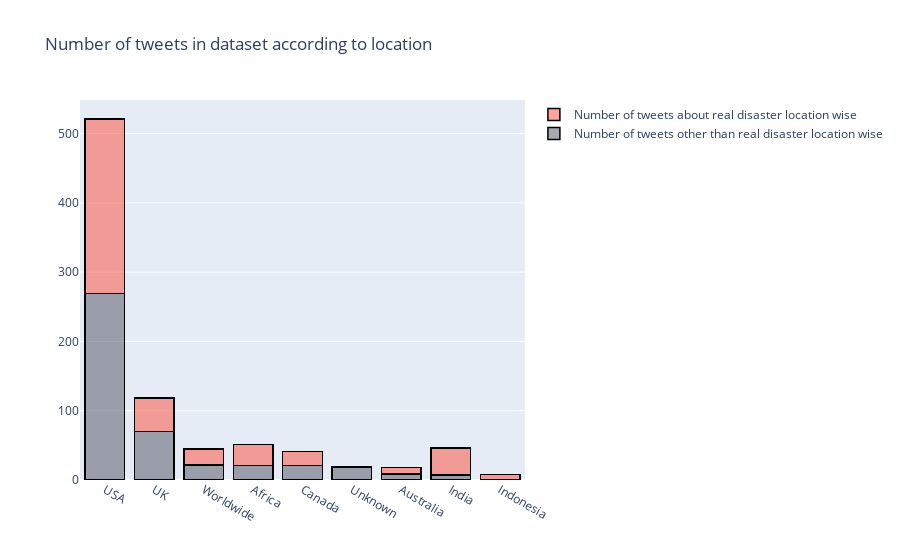

This figure's notebook cell:
### Markdown cell above
Number of tweets according to location per class (0 or1)¶

### Code cell
train1_df = train[train["target"]==1]
train0_df = train[train["target"]==0]
cnt_1 = train1_df['location'].value_counts()
cnt_1.reset_index()
cnt_1 = cnt_1[:8,]

cnt_0 = train0_df['location'].value_counts()
cnt_0.reset_index()
cnt_0 = cnt_0[:8,]

trace1 = go.Bar(
                x = cnt_1.index,
                y = cnt_1.values,
                name = "Number of tweets about real disaster location wise",
                marker = dict(color = 'rgba(255, 74, 55, 0.5)',
                             line=dict(color='rgb(0,0,0)',width=1.5)),
                )
trace0 = go.Bar(
                x = cnt_0.index,
                y = cnt_0.values,
                name = "Number of tweets other than real disaster location wise",
                marker = dict(color = 'rgba(79, 82, 97, 0.5)',
                             line=dict(color='rgb(0,0,0)',width=1.5)),
                )


data = [trace0,trace1]
layout = go.Layout(barmode = 'stack',title = 'Number of tweets in dataset according to location')
fig = go.Figure(data = data, layout = layout)
py.iplot(fig)

### Figure 1 — Plotly figure (JSON) as saved in the notebook; plotly's stock layout.template omitted (floating-point values rounded to 4 significant figures)
{"data": [{"marker": {"color": "rgba(79, 82, 97, 0.5)", "line": {"color": "rgb(0,0,0)", "width": 1.5}}, "name": "Number of tweets other than real disaster location wise", "type": "bar", "x": ["USA", "UK", "Worldwide", "Africa", "Canada", "Unknown", "Australia", "India"], "y": [269, 70, 22, 21, 21, 19, 9, 7]}, {"marker": {"color": "rgba(255, 74, 55, 0.5)", "line": {"color": "rgb(0,0,0)", "width": 1.5}}, "name": "Number of tweets about real disaster location wise", "type": "bar", "x": ["USA", "UK", "India", "Africa", "Worldwide", "Canada", "Australia", "Indonesia"], "y": [252, 48, 39, 30, 23, 20, 9, 8]}], "layout": {"barmode": "stack", "title": {"text": "Number of tweets in dataset according to location"}}}
